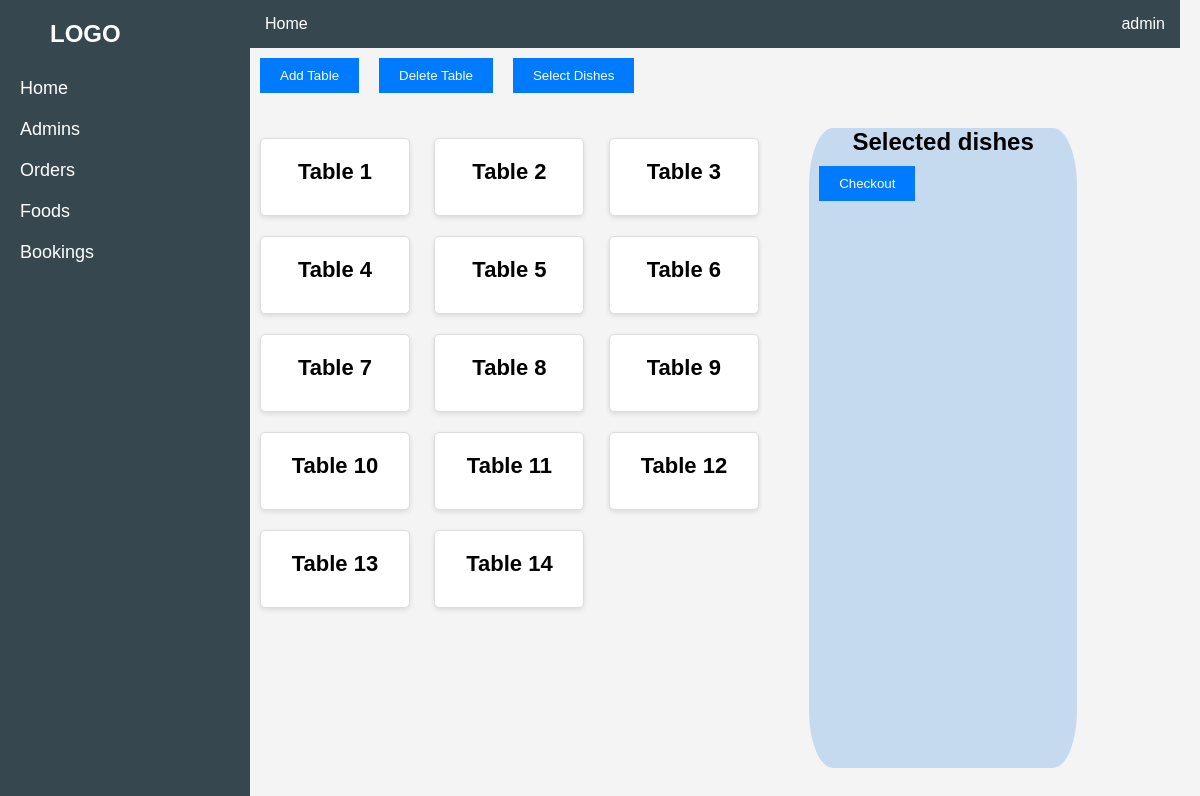
/admin_interface/admin.php, run on an earlier commit of the app's database.
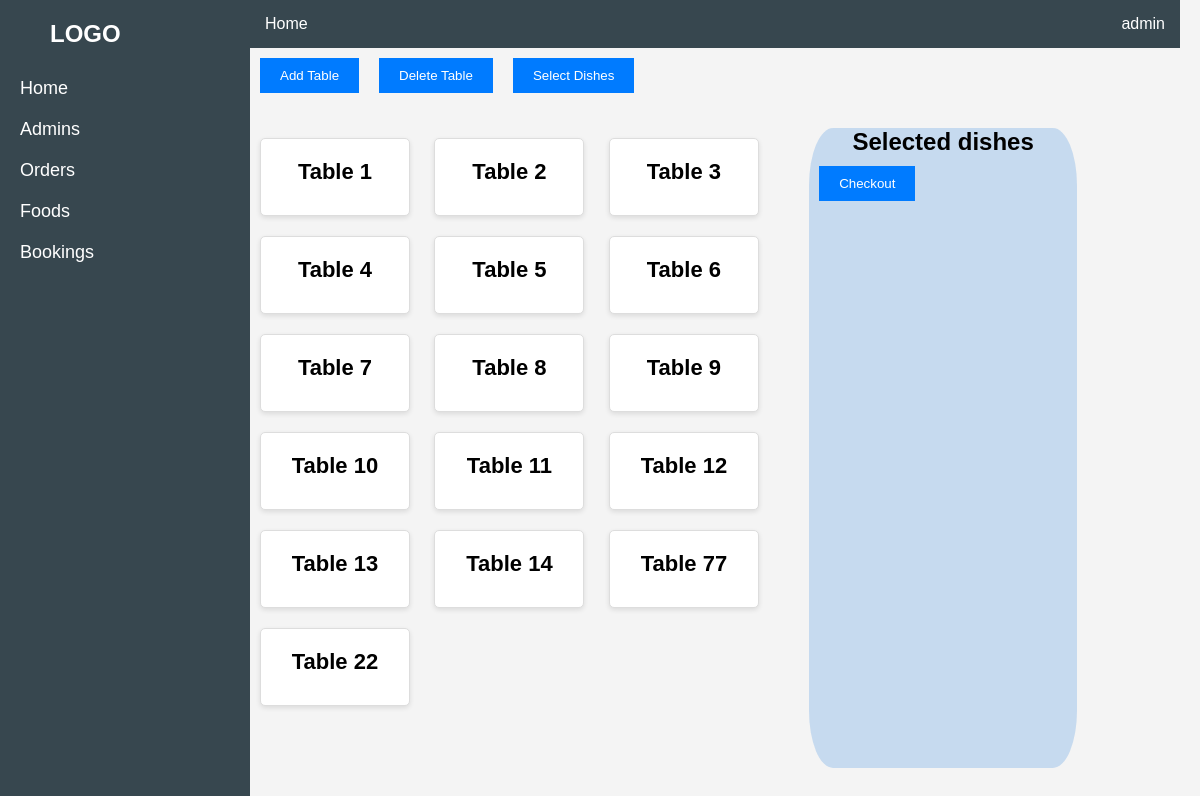
And on a later commit of the database.
### tables this page shows
CREATE TABLE `restaurant_table` (
  `table_id` int(11) NOT NULL,
  `table_number` int(11) NOT NULL,
  `status` varchar(20) DEFAULT 'empty'
);

### admin_interface/admin.php (the view, shortened to what this page needs)
<?php
include 'config/config.php';
$tablesQuery = "SELECT table_id, table_number FROM restaurant_table";
$tablesResult = $mysqli->query($tablesQuery);
?>
<!DOCTYPE html>
<html lang="en">
<head>
    <link rel="stylesheet" href="admin.css">
</head>
<body>
    <div class="sidebar">
        <h2>LOGO</h2>
        <ul>
            <li><a href="admin.php">Home</a></li>
            <li><a href="admins.php">Admins</a></li>
            <li><a href="orders.php">Orders</a></li>
            <li><a href="foods.php">Foods</a></li>
            <li><a href="books.php">Bookings</a></li>
        </ul>
    </div>
    <div class="main-content">
        <div class="navbar">
            <a href="#">Home</a>
            <span>admin</span>
        </div>
        <button class="create-btn" id="openAddTableModal">Add Table</button>
        <button id="deleteTableBtn" class="create-btn">Delete Table</button>
        <button id="openMenuSelectionModal" class="create-btn">Select Dishes</button>
        <div class="dashboard">
            <div class="left-card-container">
                <div class="card-container">
                    <?php if ($tablesResult->num_rows > 0): ?>
                        <?php while ($table = $tablesResult->fetch_assoc()): ?>
                            <div class="card" data-id="<?php echo htmlspecialchars($table['table_id']); ?>">
                                <h3>Table <?php echo htmlspecialchars($table['table_number']); ?></h3>
                            </div>
                        <?php endwhile; ?>
                    <?php else: ?>
                        <p>No tables found.</p>
                    <?php endif; ?>
                </div>
            </div>
            <div class="menu-container" id="menuContainer">
                <center><h2>Selected dishes</h2></center>
                <button id="checkoutBtn" class="create-btn">Checkout</button>
            </div>
        </div>
    </div>
</body>
</html>

### admin_interface/admin.css (style rules this page uses)
* { margin: 0; padding: 0; box-sizing: border-box; }
body { font-family: Arial, sans-serif; background-color: #f4f4f4; }
.sidebar { width: 250px; background-color: #37474F; height: 100vh; position: fixed; left: 0; top: 0; padding: 20px; color: white; }
.sidebar h2 { margin-bottom: 30px; padding-left: 30px; }
.sidebar ul { list-style: none; }
.sidebar ul li { margin: 20px 0; }
.sidebar ul li a { color: white; text-decoration: none; font-size: 18px; }
.main-content { margin-left: 250px; padding-bottom: 20px; padding-right: 20px; }
.navbar { background-color: #37474F; color: white; padding: 15px; display: flex; justify-content: space-between; }
.navbar a { color: white; text-decoration: none; }
.dashboard { display: flex; justify-content: space-around; margin-top: 10vh; width: 90%; position: relative; }
.card { background-color: white; padding: 20px; border-radius: 8px; box-shadow: 0 2px 5px rgba(0, 0, 0, 0.1); width: 200px; text-align: center; }
.card h3 { margin-bottom: 10px; font-size: 22px; }
.card { padding: 20px; margin: 10px; border: 1px solid #ddd; border-radius: 5px; display: inline-block; width: 150px; text-align: center; cursor: pointer; position: relative; }
.card-container { margin-bottom: 20px; width: 65%; height: fit-content; }
.create-btn { background-color: #007bff; color: white; padding: 10px 20px; border: none; cursor: pointer; margin-bottom: 20px; float: left; margin:10px; }
.menu-container { position: absolute; right: 10px; width: 32%; background-color: #61a0e351; height:80vh; border-radius: 9%; }

What changed in the data, as far as the page shows it:
added restaurant_table: table_number "77"
added restaurant_table: table_number "22"
